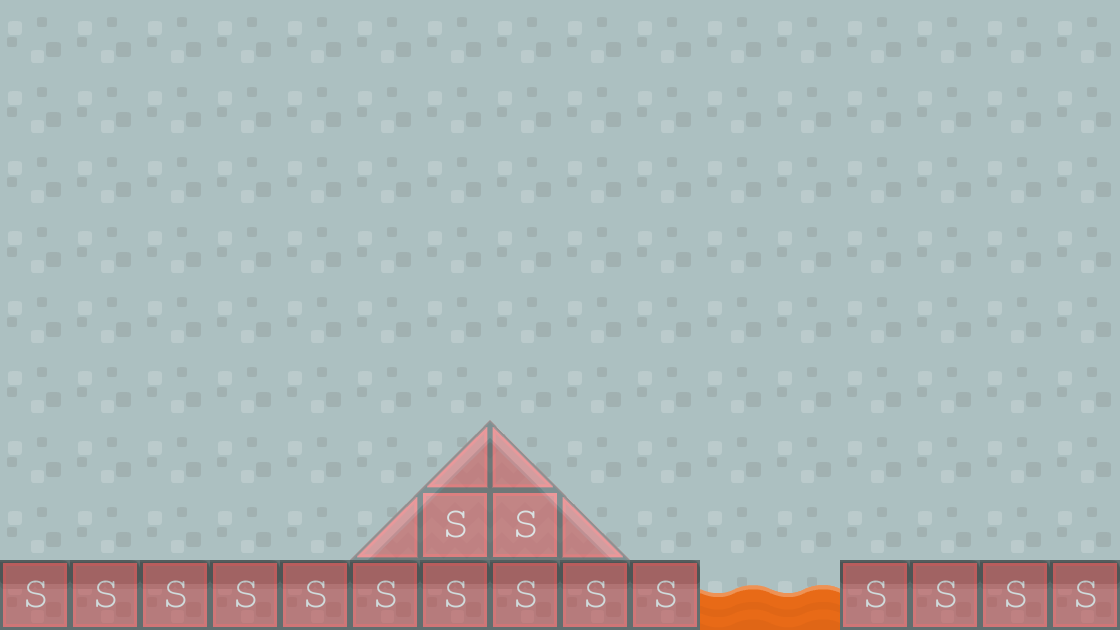

This is a level from a 2D game, rendered from its Tiled map with the project's own tilesets. A one-line summary and the map file follow, with tile-layer data summarised:
An orthogonal 16x9 tile map with 70x70 px tiles, 4 tile layers (background3, background2, background1, collisions), 2 tilesets and 3 objects (2x BadGuy, Mushroom).

<map version="1.0" orientation="orthogonal" renderorder="right-down" width="16" height="9" tilewidth="70" tileheight="70" backgroundcolor="#1effde">
 <tileset firstgid="1" name="background-tiles" tilewidth="70" tileheight="70">
  <image source="../img/background-tiles.png" width="910" height="910" />
 </tileset>
 <tileset firstgid="170" name="meta-tiles" tilewidth="70" tileheight="70">
  <image source="../img/meta-tiles.png" width="350" height="70" />
  <tile id="1">
   <properties>
    <property name="type" value="lslope" />
   </properties>
  </tile>
  <tile id="3">
   <properties>
    <property name="type" value="rslope" />
   </properties>
  </tile>
  <tile id="4">
   <properties>
    <property name="type" value="solid" />
   </properties>
  </tile>
 </tileset>
 <layer name="background3" width="16" height="9">
  <data>[144 cells, 15 non-empty, 2 distinct tile ids]</data>
 </layer>
 <layer name="background2" width="16" height="9">
  <data>[144 cells, 144 non-empty, 2 distinct tile ids]</data>
 </layer>
 <layer name="background1" width="16" height="9">
  <data>[144 cells, 22 non-empty, 6 distinct tile ids]</data>
 </layer>
 <layer name="collisions" width="16" height="9" opacity="0.43">
  <data>[144 cells, 20 non-empty, 3 distinct tile ids]</data>
 </layer>
 <objectgroup name="EnemyEntites">
  <object name="BadGuy" x="910" y="516" width="202" height="30" />
  <object name="BadGuy" x="200" y="514" width="168" height="28" />
  <object name="Mushroom" x="636" y="500" width="54" height="56" />
 </objectgroup>
</map>
